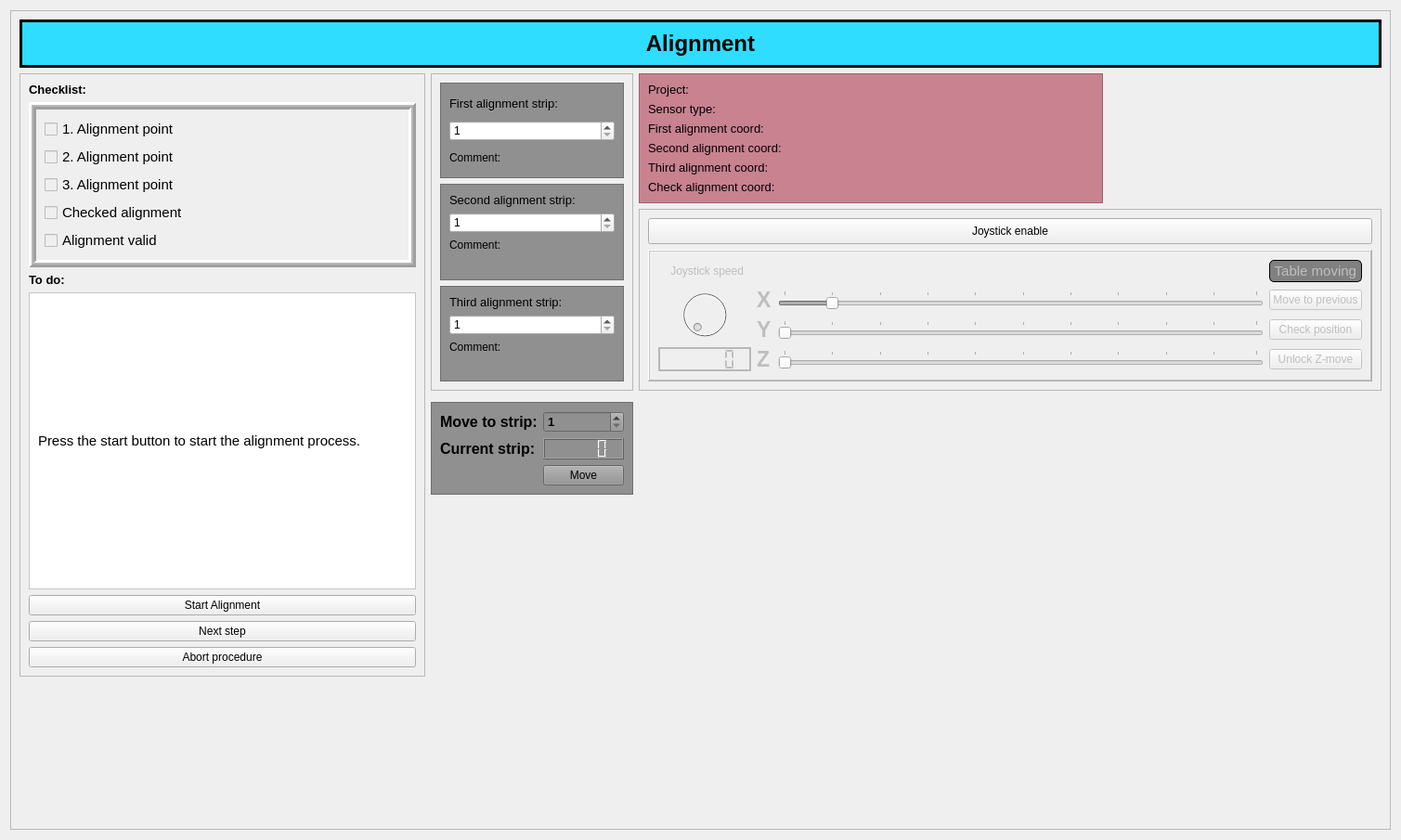
<?xml version="1.0" encoding="UTF-8"?>
<ui version="4.0">
 <class>Alignment</class>
 <widget class="QWidget" name="Alignment">
  <property name="geometry">
   <rect>
    <x>0</x>
    <y>0</y>
    <width>1509</width>
    <height>905</height>
   </rect>
  </property>
  <property name="windowTitle">
   <string>Form</string>
  </property>
  <layout class="QGridLayout" name="gridLayout_3">
   <item row="0" column="0">
    <widget class="QFrame" name="frame">
     <property name="frameShape">
      <enum>QFrame::StyledPanel</enum>
     </property>
     <property name="frameShadow">
      <enum>QFrame::Raised</enum>
     </property>
     <layout class="QGridLayout" name="gridLayout_4">
      <item row="8" column="0" colspan="2">
       <spacer name="verticalSpacer_3">
        <property name="orientation">
         <enum>Qt::Vertical</enum>
        </property>
        <property name="sizeHint" stdset="0">
         <size>
          <width>20</width>
          <height>300</height>
         </size>
        </property>
       </spacer>
      </item>
      <item row="0" column="0" colspan="4">
       <widget class="QFrame" name="frame_4">
        <property name="maximumSize">
         <size>
          <width>16777215</width>
          <height>100</height>
         </size>
        </property>
        <property name="styleSheet">
         <string notr="true">QFrame { background :rgb(46, 221, 255) }</string>
        </property>
        <property name="frameShape">
         <enum>QFrame::Box</enum>
        </property>
        <property name="frameShadow">
         <enum>QFrame::Plain</enum>
        </property>
        <property name="lineWidth">
         <number>3</number>
        </property>
        <property name="midLineWidth">
         <number>2</number>
        </property>
        <layout class="QVBoxLayout" name="verticalLayout_2">
         <item>
          <widget class="QLabel" name="label_2">
           <property name="font">
            <font>
             <pointsize>18</pointsize>
             <weight>75</weight>
             <bold>true</bold>
            </font>
           </property>
           <property name="styleSheet">
            <string notr="true">QFrame { background :rgb(46, 221, 255) }</string>
           </property>
           <property name="text">
            <string>Alignment</string>
           </property>
           <property name="alignment">
            <set>Qt::AlignCenter</set>
           </property>
          </widget>
         </item>
        </layout>
       </widget>
      </item>
      <item row="2" column="3">
       <widget class="QFrame" name="frame_3">
        <property name="maximumSize">
         <size>
          <width>800</width>
          <height>16777215</height>
         </size>
        </property>
        <property name="frameShape">
         <enum>QFrame::StyledPanel</enum>
        </property>
        <property name="frameShadow">
         <enum>QFrame::Raised</enum>
        </property>
        <layout class="QVBoxLayout" name="verticalLayout_7">
         <item>
          <widget class="QPushButton" name="Enable_table">
           <property name="minimumSize">
            <size>
             <width>93</width>
             <height>28</height>
            </size>
           </property>
           <property name="text">
            <string>Joystick enable</string>
           </property>
           <property name="checkable">
            <bool>true</bool>
           </property>
           <property name="checked">
            <bool>false</bool>
           </property>
          </widget>
         </item>
         <item>
          <widget class="QFrame" name="frame_12">
           <property name="enabled">
            <bool>false</bool>
           </property>
           <property name="minimumSize">
            <size>
             <width>571</width>
             <height>142</height>
            </size>
           </property>
           <property name="styleSheet">
            <string notr="true"/>
           </property>
           <property name="frameShape">
            <enum>QFrame::WinPanel</enum>
           </property>
           <property name="frameShadow">
            <enum>QFrame::Raised</enum>
           </property>
           <property name="lineWidth">
            <number>2</number>
           </property>
           <property name="midLineWidth">
            <number>2</number>
           </property>
           <layout class="QGridLayout" name="gridLayout_2">
            <item row="2" column="3">
             <widget class="QPushButton" name="got_to_previous">
              <property name="text">
               <string>Move to previous</string>
              </property>
             </widget>
            </item>
            <item row="3" column="1">
             <widget class="QLabel" name="Y_label_2">
              <property name="font">
               <font>
                <pointsize>17</pointsize>
                <weight>75</weight>
                <bold>true</bold>
               </font>
              </property>
              <property name="text">
               <string>Y</string>
              </property>
             </widget>
            </item>
            <item row="3" column="2">
             <widget class="QSlider" name="y_move">
              <property name="orientation">
               <enum>Qt::Horizontal</enum>
              </property>
              <property name="tickPosition">
               <enum>QSlider::TicksAbove</enum>
              </property>
              <property name="tickInterval">
               <number>10</number>
              </property>
             </widget>
            </item>
            <item row="2" column="0" rowspan="2">
             <widget class="QDial" name="Table_speed">
              <property name="minimum">
               <number>0</number>
              </property>
              <property name="maximum">
               <number>100</number>
              </property>
             </widget>
            </item>
            <item row="2" column="1">
             <widget class="QLabel" name="X_label_2">
              <property name="font">
               <font>
                <pointsize>17</pointsize>
                <weight>75</weight>
                <bold>true</bold>
               </font>
              </property>
              <property name="text">
               <string>X</string>
              </property>
             </widget>
            </item>
            <item row="2" column="2">
             <widget class="QSlider" name="x_move">
              <property name="minimum">
               <number>0</number>
              </property>
              <property name="maximum">
               <number>99</number>
              </property>
              <property name="value">
               <number>10</number>
              </property>
              <property name="tracking">
               <bool>true</bool>
              </property>
              <property name="orientation">
               <enum>Qt::Horizontal</enum>
              </property>
              <property name="tickPosition">
               <enum>QSlider::TicksAbove</enum>
              </property>
              <property name="tickInterval">
               <number>10</number>
              </property>
             </widget>
            </item>
            <item row="4" column="3">
             <widget class="QPushButton" name="unlock_Z">
              <property name="text">
               <string>Unlock Z-move</string>
              </property>
              <property name="checkable">
               <bool>true</bool>
              </property>
             </widget>
            </item>
            <item row="3" column="3">
             <widget class="QPushButton" name="check_position">
              <property name="text">
               <string>Check position</string>
              </property>
             </widget>
            </item>
            <item row="4" column="0">
             <widget class="QLCDNumber" name="Table_speed_indicator">
              <property name="lineWidth">
               <number>0</number>
              </property>
              <property name="midLineWidth">
               <number>2</number>
              </property>
              <property name="smallDecimalPoint">
               <bool>true</bool>
              </property>
              <property name="segmentStyle">
               <enum>QLCDNumber::Flat</enum>
              </property>
              <property name="value" stdset="0">
               <double>0.000000000000000</double>
              </property>
             </widget>
            </item>
            <item row="4" column="2">
             <widget class="QSlider" name="z_move">
              <property name="enabled">
               <bool>false</bool>
              </property>
              <property name="orientation">
               <enum>Qt::Horizontal</enum>
              </property>
              <property name="tickPosition">
               <enum>QSlider::TicksAbove</enum>
              </property>
              <property name="tickInterval">
               <number>10</number>
              </property>
             </widget>
            </item>
            <item row="4" column="1">
             <widget class="QLabel" name="Z_label_2">
              <property name="font">
               <font>
                <pointsize>17</pointsize>
                <weight>75</weight>
                <bold>true</bold>
               </font>
              </property>
              <property name="text">
               <string>Z</string>
              </property>
             </widget>
            </item>
            <item row="1" column="0">
             <widget class="QLabel" name="Rpoly_val_2">
              <property name="text">
               <string>    Joystick speed</string>
              </property>
             </widget>
            </item>
            <item row="1" column="3">
             <widget class="QLabel" name="table_ind">
              <property name="font">
               <font>
                <pointsize>11</pointsize>
               </font>
              </property>
              <property name="layoutDirection">
               <enum>Qt::LeftToRight</enum>
              </property>
              <property name="autoFillBackground">
               <bool>false</bool>
              </property>
              <property name="styleSheet">
               <string notr="true">border: 1px solid black;
border-radius: 5px;
background-color: grey;</string>
              </property>
              <property name="frameShape">
               <enum>QFrame::Box</enum>
              </property>
              <property name="frameShadow">
               <enum>QFrame::Raised</enum>
              </property>
              <property name="text">
               <string> Table moving </string>
              </property>
              <property name="alignment">
               <set>Qt::AlignCenter</set>
              </property>
             </widget>
            </item>
           </layout>
          </widget>
         </item>
        </layout>
       </widget>
      </item>
      <item row="1" column="0" rowspan="7" colspan="2">
       <widget class="QFrame" name="frame_5">
        <property name="maximumSize">
         <size>
          <width>16777215</width>
          <height>900</height>
         </size>
        </property>
        <property name="frameShape">
         <enum>QFrame::StyledPanel</enum>
        </property>
        <property name="frameShadow">
         <enum>QFrame::Raised</enum>
        </property>
        <layout class="QVBoxLayout" name="verticalLayout_5">
         <item>
          <widget class="QLabel" name="label">
           <property name="font">
            <font>
             <pointsize>10</pointsize>
             <weight>75</weight>
             <bold>true</bold>
            </font>
           </property>
           <property name="text">
            <string>Checklist:</string>
           </property>
          </widget>
         </item>
         <item>
          <widget class="QFrame" name="frame_2">
           <property name="autoFillBackground">
            <bool>true</bool>
           </property>
           <property name="frameShape">
            <enum>QFrame::Box</enum>
           </property>
           <property name="frameShadow">
            <enum>QFrame::Raised</enum>
           </property>
           <property name="lineWidth">
            <number>3</number>
           </property>
           <property name="midLineWidth">
            <number>2</number>
           </property>
           <layout class="QVBoxLayout" name="verticalLayout">
            <item>
             <widget class="QCheckBox" name="ali_0">
              <property name="enabled">
               <bool>false</bool>
              </property>
              <property name="font">
               <font>
                <pointsize>11</pointsize>
               </font>
              </property>
              <property name="mouseTracking">
               <bool>false</bool>
              </property>
              <property name="styleSheet">
               <string notr="true">color: black</string>
              </property>
              <property name="text">
               <string>1. Alignment point</string>
              </property>
              <property name="checkable">
               <bool>true</bool>
              </property>
             </widget>
            </item>
            <item>
             <widget class="QCheckBox" name="ali_1">
              <property name="enabled">
               <bool>false</bool>
              </property>
              <property name="font">
               <font>
                <pointsize>11</pointsize>
               </font>
              </property>
              <property name="styleSheet">
               <string notr="true">color: black</string>
              </property>
              <property name="text">
               <string>2. Alignment point</string>
              </property>
              <property name="checkable">
               <bool>true</bool>
              </property>
             </widget>
            </item>
            <item>
             <widget class="QCheckBox" name="ali_2">
              <property name="enabled">
               <bool>false</bool>
              </property>
              <property name="font">
               <font>
                <pointsize>11</pointsize>
               </font>
              </property>
              <property name="styleSheet">
               <string notr="true">color: black</string>
              </property>
              <property name="text">
               <string>3. Alignment point</string>
              </property>
              <property name="checkable">
               <bool>true</bool>
              </property>
             </widget>
            </item>
            <item>
             <widget class="QCheckBox" name="ali_3">
              <property name="enabled">
               <bool>false</bool>
              </property>
              <property name="font">
               <font>
                <pointsize>11</pointsize>
               </font>
              </property>
              <property name="styleSheet">
               <string notr="true">color: black</string>
              </property>
              <property name="text">
               <string>Checked alignment</string>
              </property>
              <property name="checkable">
               <bool>true</bool>
              </property>
             </widget>
            </item>
            <item>
             <widget class="QCheckBox" name="ali_4">
              <property name="enabled">
               <bool>false</bool>
              </property>
              <property name="font">
               <font>
                <pointsize>11</pointsize>
               </font>
              </property>
              <property name="styleSheet">
               <string notr="true">color: black</string>
              </property>
              <property name="text">
               <string>Alignment valid</string>
              </property>
              <property name="checkable">
               <bool>true</bool>
              </property>
             </widget>
            </item>
           </layout>
          </widget>
         </item>
         <item>
          <widget class="QLabel" name="label_11">
           <property name="font">
            <font>
             <pointsize>10</pointsize>
             <weight>75</weight>
             <bold>true</bold>
            </font>
           </property>
           <property name="text">
            <string>To do:</string>
           </property>
          </widget>
         </item>
         <item>
          <widget class="QFrame" name="frame_11">
           <property name="minimumSize">
            <size>
             <width>0</width>
             <height>0</height>
            </size>
           </property>
           <property name="maximumSize">
            <size>
             <width>999999</width>
             <height>9999999</height>
            </size>
           </property>
           <property name="styleSheet">
            <string notr="true">QFrame { background :rgb(255, 255, 255) }</string>
           </property>
           <property name="frameShape">
            <enum>QFrame::StyledPanel</enum>
           </property>
           <property name="frameShadow">
            <enum>QFrame::Raised</enum>
           </property>
           <layout class="QVBoxLayout" name="verticalLayout_4">
            <item>
             <widget class="QLabel" name="what_to_do_text">
              <property name="minimumSize">
               <size>
                <width>0</width>
                <height>300</height>
               </size>
              </property>
              <property name="font">
               <font>
                <pointsize>11</pointsize>
               </font>
              </property>
              <property name="text">
               <string>Press the start button to start the alignment process.</string>
              </property>
              <property name="textFormat">
               <enum>Qt::PlainText</enum>
              </property>
              <property name="wordWrap">
               <bool>true</bool>
              </property>
              <property name="margin">
               <number>11</number>
              </property>
             </widget>
            </item>
           </layout>
          </widget>
         </item>
         <item>
          <widget class="QPushButton" name="StartAlignment_btn">
           <property name="text">
            <string>Start Alignment</string>
           </property>
          </widget>
         </item>
         <item>
          <widget class="QPushButton" name="nextstep_btn">
           <property name="text">
            <string>Next step</string>
           </property>
          </widget>
         </item>
         <item>
          <widget class="QPushButton" name="abort_btn">
           <property name="text">
            <string>Abort procedure</string>
           </property>
          </widget>
         </item>
        </layout>
       </widget>
      </item>
      <item row="3" column="3" rowspan="3">
       <spacer name="verticalSpacer">
        <property name="orientation">
         <enum>Qt::Vertical</enum>
        </property>
        <property name="sizeHint" stdset="0">
         <size>
          <width>400</width>
          <height>400</height>
         </size>
        </property>
       </spacer>
      </item>
      <item row="1" column="2" rowspan="2">
       <widget class="QFrame" name="frame_7">
        <property name="maximumSize">
         <size>
          <width>300</width>
          <height>500</height>
         </size>
        </property>
        <property name="frameShape">
         <enum>QFrame::StyledPanel</enum>
        </property>
        <property name="frameShadow">
         <enum>QFrame::Raised</enum>
        </property>
        <layout class="QVBoxLayout" name="verticalLayout_3">
         <item>
          <widget class="QFrame" name="frame_8">
           <property name="styleSheet">
            <string notr="true">QFrame { background :rgb(144, 144, 144) }</string>
           </property>
           <property name="frameShape">
            <enum>QFrame::StyledPanel</enum>
           </property>
           <property name="frameShadow">
            <enum>QFrame::Raised</enum>
           </property>
           <layout class="QVBoxLayout" name="verticalLayout_8">
            <item>
             <widget class="QLabel" name="label_7">
              <property name="font">
               <font>
                <pointsize>10</pointsize>
               </font>
              </property>
              <property name="text">
               <string>First alignment strip:</string>
              </property>
             </widget>
            </item>
            <item>
             <widget class="QSpinBox" name="ref_1">
              <property name="minimum">
               <number>1</number>
              </property>
              <property name="maximum">
               <number>3000</number>
              </property>
             </widget>
            </item>
            <item>
             <widget class="QLabel" name="comment_first">
              <property name="text">
               <string>Comment:</string>
              </property>
             </widget>
            </item>
           </layout>
          </widget>
         </item>
         <item>
          <widget class="QFrame" name="frame_9">
           <property name="styleSheet">
            <string notr="true">QFrame { background :rgb(144, 144, 144) }</string>
           </property>
           <property name="frameShape">
            <enum>QFrame::StyledPanel</enum>
           </property>
           <property name="frameShadow">
            <enum>QFrame::Raised</enum>
           </property>
           <layout class="QFormLayout" name="formLayout_3">
            <item row="0" column="0">
             <widget class="QLabel" name="label_8">
              <property name="font">
               <font>
                <pointsize>10</pointsize>
               </font>
              </property>
              <property name="text">
               <string>Second alignment strip:</string>
              </property>
             </widget>
            </item>
            <item row="1" column="0" colspan="2">
             <widget class="QSpinBox" name="ref_2">
              <property name="minimum">
               <number>1</number>
              </property>
              <property name="maximum">
               <number>3000</number>
              </property>
             </widget>
            </item>
            <item row="2" column="0" colspan="2">
             <widget class="QLabel" name="comment_second">
              <property name="text">
               <string>Comment:</string>
              </property>
             </widget>
            </item>
           </layout>
          </widget>
         </item>
         <item>
          <widget class="QFrame" name="frame_10">
           <property name="styleSheet">
            <string notr="true">QFrame { background :rgb(144, 144, 144) }</string>
           </property>
           <property name="frameShape">
            <enum>QFrame::StyledPanel</enum>
           </property>
           <property name="frameShadow">
            <enum>QFrame::Raised</enum>
           </property>
           <layout class="QFormLayout" name="formLayout_4">
            <item row="0" column="0">
             <widget class="QLabel" name="label_9">
              <property name="font">
               <font>
                <pointsize>10</pointsize>
               </font>
              </property>
              <property name="text">
               <string>Third alignment strip:</string>
              </property>
             </widget>
            </item>
            <item row="1" column="0" colspan="2">
             <widget class="QSpinBox" name="ref_3">
              <property name="minimum">
               <number>1</number>
              </property>
              <property name="maximum">
               <number>3000</number>
              </property>
             </widget>
            </item>
            <item row="2" column="0" colspan="2">
             <widget class="QLabel" name="comment_third">
              <property name="text">
               <string>Comment:</string>
              </property>
             </widget>
            </item>
           </layout>
          </widget>
         </item>
        </layout>
       </widget>
      </item>
      <item row="1" column="3">
       <widget class="QFrame" name="frame_6">
        <property name="minimumSize">
         <size>
          <width>500</width>
          <height>0</height>
         </size>
        </property>
        <property name="maximumSize">
         <size>
          <width>300</width>
          <height>200</height>
         </size>
        </property>
        <property name="font">
         <font>
          <pointsize>10</pointsize>
         </font>
        </property>
        <property name="styleSheet">
         <string notr="true">QFrame { background :rgb(200, 130, 144) }</string>
        </property>
        <property name="frameShape">
         <enum>QFrame::StyledPanel</enum>
        </property>
        <property name="frameShadow">
         <enum>QFrame::Raised</enum>
        </property>
        <layout class="QVBoxLayout" name="verticalLayout_6">
         <item>
          <widget class="QLabel" name="project">
           <property name="font">
            <font>
             <pointsize>10</pointsize>
            </font>
           </property>
           <property name="text">
            <string>Project:</string>
           </property>
          </widget>
         </item>
         <item>
          <widget class="QLabel" name="sensortype">
           <property name="font">
            <font>
             <pointsize>10</pointsize>
            </font>
           </property>
           <property name="text">
            <string>Sensor type:</string>
           </property>
          </widget>
         </item>
         <item>
          <widget class="QLabel" name="first_co_label">
           <property name="font">
            <font>
             <pointsize>10</pointsize>
            </font>
           </property>
           <property name="text">
            <string>First alignment coord:</string>
           </property>
          </widget>
         </item>
         <item>
          <widget class="QLabel" name="second_co_label">
           <property name="font">
            <font>
             <pointsize>10</pointsize>
            </font>
           </property>
           <property name="text">
            <string>Second alignment coord:</string>
           </property>
          </widget>
         </item>
         <item>
          <widget class="QLabel" name="third_co_label">
           <property name="font">
            <font>
             <pointsize>10</pointsize>
            </font>
           </property>
           <property name="text">
            <string>Third alignment coord:</string>
           </property>
          </widget>
         </item>
         <item>
          <widget class="QLabel" name="check_co_label">
           <property name="font">
            <font>
             <pointsize>10</pointsize>
            </font>
           </property>
           <property name="text">
            <string>Check alignment coord:</string>
           </property>
          </widget>
         </item>
        </layout>
       </widget>
      </item>
      <item row="5" column="2">
       <spacer name="verticalSpacer_2">
        <property name="orientation">
         <enum>Qt::Vertical</enum>
        </property>
        <property name="sizeHint" stdset="0">
         <size>
          <width>20</width>
          <height>40</height>
         </size>
        </property>
       </spacer>
      </item>
      <item row="4" column="2">
       <widget class="QFrame" name="frame_13">
        <property name="minimumSize">
         <size>
          <width>0</width>
          <height>100</height>
         </size>
        </property>
        <property name="autoFillBackground">
         <bool>false</bool>
        </property>
        <property name="styleSheet">
         <string notr="true">background-color: rgb(144, 144, 144);</string>
        </property>
        <property name="frameShape">
         <enum>QFrame::StyledPanel</enum>
        </property>
        <property name="frameShadow">
         <enum>QFrame::Raised</enum>
        </property>
        <layout class="QGridLayout" name="gridLayout">
         <item row="0" column="0">
          <widget class="QLabel" name="label_3">
           <property name="font">
            <font>
             <pointsize>12</pointsize>
             <weight>75</weight>
             <bold>true</bold>
            </font>
           </property>
           <property name="styleSheet">
            <string notr="true"/>
           </property>
           <property name="text">
            <string>Move to strip:</string>
           </property>
          </widget>
         </item>
         <item row="0" column="1">
          <widget class="QSpinBox" name="move_to_strip_spin">
           <property name="font">
            <font>
             <pointsize>10</pointsize>
             <weight>75</weight>
             <bold>true</bold>
            </font>
           </property>
           <property name="minimum">
            <number>1</number>
           </property>
           <property name="maximum">
            <number>3000</number>
           </property>
          </widget>
         </item>
         <item row="1" column="0">
          <widget class="QLabel" name="label_4">
           <property name="font">
            <font>
             <pointsize>12</pointsize>
             <weight>75</weight>
             <bold>true</bold>
            </font>
           </property>
           <property name="styleSheet">
            <string notr="true"/>
           </property>
           <property name="text">
            <string>Current strip:</string>
           </property>
          </widget>
         </item>
         <item row="1" column="1">
          <widget class="QLCDNumber" name="current_strip_lcdNumber"/>
         </item>
         <item row="2" column="1">
          <widget class="QPushButton" name="move_to_strip_button">
           <property name="text">
            <string>Move</string>
           </property>
          </widget>
         </item>
        </layout>
       </widget>
      </item>
     </layout>
    </widget>
   </item>
  </layout>
 </widget>
 <resources/>
 <connections/>
</ui>
